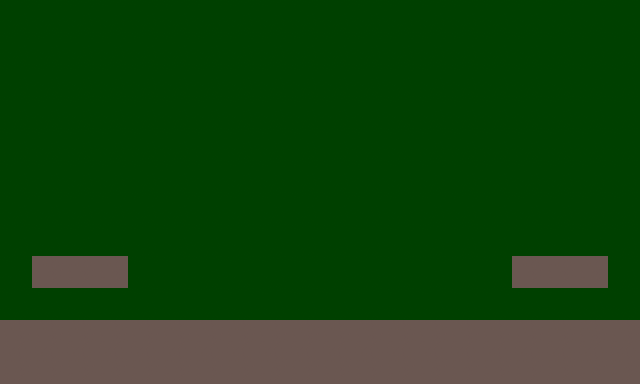

This is a level from a 2D game, rendered from its Tiled map with the project's own tilesets. A one-line summary and the complete map file follow:
An orthogonal 20x12 tile map with 32x32 px tiles, 1 tile layer (Capa de patrones 1) and 10 objects (3x pinchos, 2x puerta, player).

<map version="1.10" tiledversion="1.10.1" orientation="orthogonal" renderorder="right-down" width="20" height="12" tilewidth="32" tileheight="32" infinite="0" nextlayerid="5" nextobjectid="14">
 <tileset firstgid="1" source="Spritesheet.tsx" />
 <layer id="1" name="Capa de patrones 1" width="20" height="12">
  <data encoding="csv">
7,7,7,7,7,7,7,7,7,7,7,7,7,7,7,7,7,7,7,7,
7,7,7,7,7,7,7,7,7,7,7,7,7,7,7,7,7,7,7,7,
7,7,7,7,7,7,7,7,7,7,7,7,7,7,7,7,7,7,7,7,
7,7,7,7,7,7,7,7,7,7,7,7,7,7,7,7,7,7,7,7,
7,7,7,7,7,7,7,7,7,7,7,7,7,7,7,7,7,7,7,7,
7,7,7,7,7,7,7,7,7,7,7,7,7,7,7,7,7,7,7,7,
7,7,7,7,7,7,7,7,7,7,7,7,7,7,7,7,7,7,7,7,
7,7,7,7,7,7,7,7,7,7,7,7,7,7,7,7,7,7,7,7,
7,6,6,6,7,7,7,7,7,7,7,7,7,7,7,7,6,6,6,7,
7,7,7,7,7,7,7,7,7,7,7,7,7,7,7,7,7,7,7,7,
6,6,6,6,6,6,6,6,6,6,6,6,6,6,6,6,6,6,6,6,
6,6,6,6,6,6,6,6,6,6,6,6,6,6,6,6,6,6,6,6
</data>
 </layer>
 <objectgroup id="2" name="Objetos">
  <object id="1" type="player" gid="1" x="304" y="95" width="32" height="32" />
  <object id="7" type="puerta" gid="3" x="544" y="254" width="32" height="32">
   <properties>
    <property name="SiguienteNivel" value="nivel6.tmx" />
   </properties>
  </object>
  <object id="8" type="puerta" gid="3" x="65" y="256" width="32" height="32">
   <properties>
    <property name="SiguienteNivel" value="nivel6.tmx" />
   </properties>
  </object>
  <object id="11" type="pinchos" gid="8" x="301.545" y="319.909" width="32" height="32" />
  <object id="12" type="pinchos" gid="8" x="191.091" y="319.5" width="32" height="32" />
  <object id="13" type="pinchos" gid="8" x="384.5" y="320" width="32" height="32" />
 </objectgroup>
 <objectgroup id="4" name="ParaSaltar">
  <object id="9" x="1.5" y="122.667" width="638.417" height="261.333" />
 </objectgroup>
 <objectgroup id="3" name="Plataforma">
  <object id="4" x="1" y="320" width="638" height="62" />
  <object id="5" x="511.5" y="255.5" width="96.5" height="32.5" />
  <object id="6" x="31.5" y="255" width="97.5" height="33" />
 </objectgroup>
</map>
